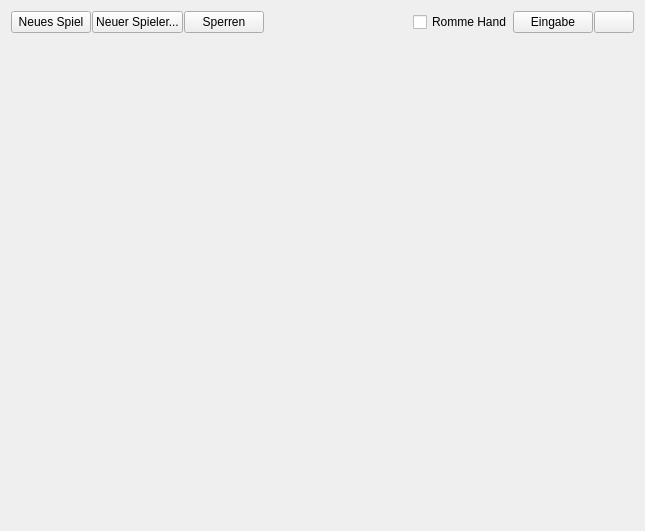
<?xml version="1.0" encoding="UTF-8"?>
<ui version="4.0">
 <class>Main</class>
 <widget class="QMainWindow" name="Main">
  <property name="geometry">
   <rect>
    <x>0</x>
    <y>0</y>
    <width>645</width>
    <height>531</height>
   </rect>
  </property>
  <property name="mouseTracking">
   <bool>false</bool>
  </property>
  <property name="windowTitle">
   <string>Romme</string>
  </property>
  <property name="windowIcon">
   <iconset>
    <normaloff>../../../Bilder/Schafkopf/TestKarte.png</normaloff>../../../Bilder/Schafkopf/TestKarte.png</iconset>
  </property>
  <property name="layoutDirection">
   <enum>Qt::LeftToRight</enum>
  </property>
  <widget class="QWidget" name="werkzeug">
   <layout class="QVBoxLayout" name="verticalLayout_2" stretch="0,0">
    <property name="sizeConstraint">
     <enum>QLayout::SetMinimumSize</enum>
    </property>
    <item>
     <layout class="QHBoxLayout" name="wlayout" stretch="0,0,0,0,0,0,0">
      <property name="spacing">
       <number>1</number>
      </property>
      <property name="sizeConstraint">
       <enum>QLayout::SetMinimumSize</enum>
      </property>
      <item>
       <widget class="QPushButton" name="neuesspiel">
        <property name="focusPolicy">
         <enum>Qt::ClickFocus</enum>
        </property>
        <property name="toolTip">
         <string>Erstellt ein neues Spiel und ersetzt das jetzige</string>
        </property>
        <property name="toolTipDuration">
         <number>-1</number>
        </property>
        <property name="text">
         <string>Neues Spiel</string>
        </property>
        <property name="shortcut">
         <string>Ctrl+N</string>
        </property>
        <property name="flat">
         <bool>false</bool>
        </property>
       </widget>
      </item>
      <item>
       <widget class="QPushButton" name="neuerspieler">
        <property name="focusPolicy">
         <enum>Qt::ClickFocus</enum>
        </property>
        <property name="toolTip">
         <string>Fügt einen neuen Spieler hinzu</string>
        </property>
        <property name="toolTipDuration">
         <number>-1</number>
        </property>
        <property name="text">
         <string>Neuer Spieler...</string>
        </property>
        <property name="shortcut">
         <string>Ctrl++</string>
        </property>
        <property name="flat">
         <bool>false</bool>
        </property>
       </widget>
      </item>
      <item>
       <widget class="QPushButton" name="sperre">
        <property name="focusPolicy">
         <enum>Qt::ClickFocus</enum>
        </property>
        <property name="toolTip">
         <string>Sperrt die Namen der Spieler</string>
        </property>
        <property name="text">
         <string>Sperren</string>
        </property>
        <property name="shortcut">
         <string>Ctrl+L</string>
        </property>
        <property name="flat">
         <bool>false</bool>
        </property>
       </widget>
      </item>
      <item>
       <spacer name="wspacer">
        <property name="orientation">
         <enum>Qt::Horizontal</enum>
        </property>
        <property name="sizeHint" stdset="0">
         <size>
          <width>40</width>
          <height>20</height>
         </size>
        </property>
       </spacer>
      </item>
      <item>
       <widget class="QCheckBox" name="hand">
        <property name="focusPolicy">
         <enum>Qt::ClickFocus</enum>
        </property>
        <property name="toolTip">
         <string>Romme Hand zählt doppelt</string>
        </property>
        <property name="toolTipDuration">
         <number>-1</number>
        </property>
        <property name="text">
         <string>Romme Hand</string>
        </property>
        <property name="shortcut">
         <string>Ctrl+R</string>
        </property>
       </widget>
      </item>
      <item>
       <widget class="QPushButton" name="eingabe">
        <property name="focusPolicy">
         <enum>Qt::ClickFocus</enum>
        </property>
        <property name="toolTip">
         <string>Speichert die eingegebenen Werte</string>
        </property>
        <property name="toolTipDuration">
         <number>-1</number>
        </property>
        <property name="text">
         <string>Eingabe</string>
        </property>
        <property name="shortcut">
         <string>Return</string>
        </property>
       </widget>
      </item>
      <item>
       <widget class="QPushButton" name="zuruck">
        <property name="focusPolicy">
         <enum>Qt::ClickFocus</enum>
        </property>
        <property name="text">
         <string/>
        </property>
        <property name="icon">
         <iconset theme="back">
          <normaloff/>
         </iconset>
        </property>
        <property name="shortcut">
         <string>Backspace</string>
        </property>
       </widget>
      </item>
     </layout>
    </item>
    <item>
     <widget class="Spieler" name="spieler" native="true">
      <property name="sizePolicy">
       <sizepolicy hsizetype="Expanding" vsizetype="Expanding">
        <horstretch>0</horstretch>
        <verstretch>0</verstretch>
       </sizepolicy>
      </property>
     </widget>
    </item>
   </layout>
  </widget>
  <action name="actionNeues_Spiel">
   <property name="text">
    <string>Neues Spiel</string>
   </property>
  </action>
  <action name="actionSpieler_hinzuf_gen">
   <property name="text">
    <string>Spieler hinzufügen</string>
   </property>
  </action>
  <action name="actionSpeichern">
   <property name="text">
    <string>Speichern</string>
   </property>
  </action>
 </widget>
 <layoutdefault spacing="6" margin="11"/>
 <customwidgets>
  <customwidget>
   <class>Spieler</class>
   <extends>QWidget</extends>
   <header>spieler.h</header>
   <container>1</container>
  </customwidget>
 </customwidgets>
 <resources/>
 <connections/>
</ui>
